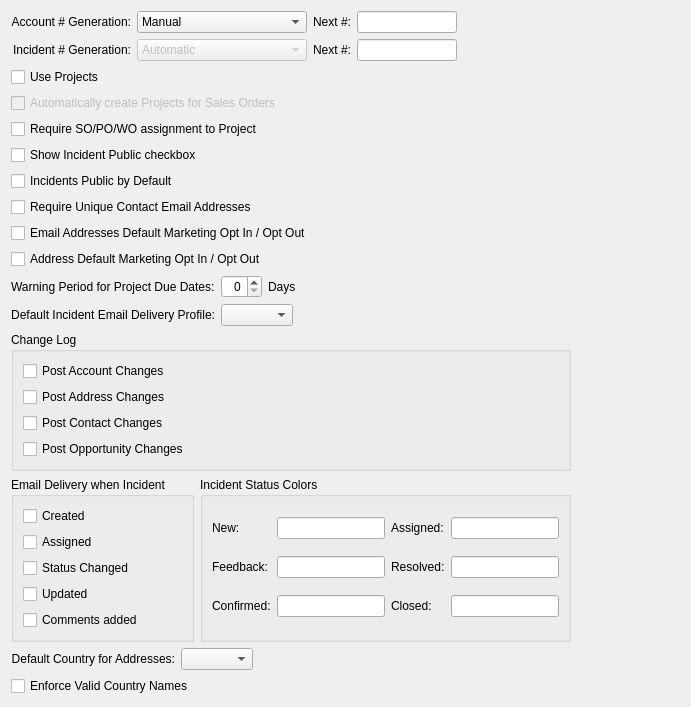
<?xml version="1.0" encoding="UTF-8"?>
<ui version="4.0">
 <comment>This file is part of the xTuple ERP: PostBooks Edition, a free and
open source Enterprise Resource Planning software suite,
Copyright (c) 1999-2014 by OpenMFG LLC, d/b/a xTuple.
It is licensed to you under the Common Public Attribution License
version 1.0, the full text of which (including xTuple-specific Exhibits)
is available at www.xtuple.com/CPAL.  By using this software, you agree
to be bound by its terms.</comment>
 <class>configureCRM</class>
 <widget class="QWidget" name="configureCRM">
  <property name="geometry">
   <rect>
    <x>0</x>
    <y>0</y>
    <width>691</width>
    <height>575</height>
   </rect>
  </property>
  <property name="windowTitle">
   <string>CRM Configuration</string>
  </property>
  <layout class="QGridLayout" name="gridLayout_3">
   <item row="0" column="0">
    <layout class="QHBoxLayout" name="horizontalLayout_4">
     <item>
      <layout class="QVBoxLayout" name="verticalLayout_3">
       <item>
        <layout class="QVBoxLayout" name="verticalLayout_2">
         <item>
          <layout class="QHBoxLayout" name="horizontalLayout_2">
           <item>
            <layout class="QGridLayout" name="gridLayout_2">
             <item row="0" column="0">
              <widget class="QLabel" name="_acctGenerationLit">
               <property name="text">
                <string>Account # Generation:</string>
               </property>
               <property name="alignment">
                <set>Qt::AlignRight|Qt::AlignTrailing|Qt::AlignVCenter</set>
               </property>
               <property name="buddy">
                <cstring>_acctGeneration</cstring>
               </property>
              </widget>
             </item>
             <item row="0" column="1">
              <widget class="QComboBox" name="_acctGeneration">
               <item>
                <property name="text">
                 <string>Manual</string>
                </property>
               </item>
               <item>
                <property name="text">
                 <string>Automatic</string>
                </property>
               </item>
               <item>
                <property name="text">
                 <string>Automatic, Allow Override</string>
                </property>
               </item>
              </widget>
             </item>
             <item row="0" column="2">
              <widget class="QLabel" name="_nextAcctNumberLit">
               <property name="text">
                <string>Next #:</string>
               </property>
               <property name="alignment">
                <set>Qt::AlignRight|Qt::AlignTrailing|Qt::AlignVCenter</set>
               </property>
               <property name="buddy">
                <cstring>_nextAcctNumber</cstring>
               </property>
              </widget>
             </item>
             <item row="0" column="3">
              <widget class="XLineEdit" name="_nextAcctNumber">
               <property name="minimumSize">
                <size>
                 <width>100</width>
                 <height>0</height>
                </size>
               </property>
               <property name="maximumSize">
                <size>
                 <width>100</width>
                 <height>16777215</height>
                </size>
               </property>
              </widget>
             </item>
             <item row="1" column="0">
              <widget class="QLabel" name="_incidentGenerationLit">
               <property name="text">
                <string>Incident # Generation:</string>
               </property>
               <property name="alignment">
                <set>Qt::AlignRight|Qt::AlignTrailing|Qt::AlignVCenter</set>
               </property>
               <property name="buddy">
                <cstring>_incidentGeneration</cstring>
               </property>
              </widget>
             </item>
             <item row="1" column="1">
              <widget class="QComboBox" name="_incidentGeneration">
               <property name="enabled">
                <bool>false</bool>
               </property>
               <item>
                <property name="text">
                 <string>Automatic</string>
                </property>
               </item>
              </widget>
             </item>
             <item row="1" column="2">
              <widget class="QLabel" name="_nextInNumberLit">
               <property name="text">
                <string>Next #:</string>
               </property>
               <property name="alignment">
                <set>Qt::AlignRight|Qt::AlignTrailing|Qt::AlignVCenter</set>
               </property>
               <property name="buddy">
                <cstring>_nextInNumber</cstring>
               </property>
              </widget>
             </item>
             <item row="1" column="3">
              <widget class="XLineEdit" name="_nextInNumber">
               <property name="minimumSize">
                <size>
                 <width>100</width>
                 <height>0</height>
                </size>
               </property>
               <property name="maximumSize">
                <size>
                 <width>100</width>
                 <height>16777215</height>
                </size>
               </property>
              </widget>
             </item>
            </layout>
           </item>
           <item>
            <spacer name="horizontalSpacer_2">
             <property name="orientation">
              <enum>Qt::Horizontal</enum>
             </property>
             <property name="sizeHint" stdset="0">
              <size>
               <width>40</width>
               <height>20</height>
              </size>
             </property>
            </spacer>
           </item>
          </layout>
         </item>
         <item>
          <layout class="QVBoxLayout" name="verticalLayout">
           <item>
            <widget class="QCheckBox" name="_useProjects">
             <property name="text">
              <string>Use Projects</string>
             </property>
            </widget>
           </item>
           <item>
            <widget class="QCheckBox" name="_autoCreate">
             <property name="enabled">
              <bool>false</bool>
             </property>
             <property name="text">
              <string>Automatically create Projects for Sales Orders</string>
             </property>
            </widget>
           </item>
           <item>
            <widget class="QCheckBox" name="_requireProjectAssignment">
             <property name="toolTip">
              <string>Require assignment of a Project # to Sales Order/Purchase Order/Work Order</string>
             </property>
             <property name="text">
              <string>Require SO/PO/WO assignment to Project</string>
             </property>
            </widget>
           </item>
           <item>
            <widget class="QCheckBox" name="_incidentsPublicShow">
             <property name="text">
              <string>Show Incident Public checkbox</string>
             </property>
            </widget>
           </item>
           <item>
            <widget class="QCheckBox" name="_incidentsPublicDefault">
             <property name="text">
              <string>Incidents Public by Default</string>
             </property>
            </widget>
           </item>
           <item>
            <widget class="QCheckBox" name="_requireUniqueEmails">
             <property name="toolTip">
              <string>Require unique email addresses across Contacts.  System checks uniqueness when activating this setting.</string>
             </property>
             <property name="text">
              <string>Require Unique Contact Email Addresses</string>
             </property>
            </widget>
           </item>
           <item>
            <widget class="QCheckBox" name="_defaultEmailopt">
             <property name="toolTip">
              <string>When adding email addresses default the Opt In/Opt out setting for that email (check yes to opt in).</string>
             </property>
             <property name="text">
              <string>Email Addresses Default Marketing Opt In / Opt Out</string>
             </property>
            </widget>
           </item>
           <item>
            <widget class="QCheckBox" name="_defaultAddropt">
             <property name="toolTip">
              <string>When adding postal addresses default the Opt In/Opt out setting for that address (check yes to opt in).</string>
             </property>
             <property name="text">
              <string>Address Default Marketing Opt In / Opt Out</string>
             </property>
            </widget>
           </item>
           <item>
            <layout class="QHBoxLayout" name="horizontalLayout_5">
             <item>
              <widget class="XLabel" name="_projectWarningLit">
               <property name="text">
                <string>Warning Period for Project Due Dates:</string>
               </property>
              </widget>
             </item>
             <item>
              <widget class="XSpinBox" name="_projectWarningDays">
               <property name="alignment">
                <set>Qt::AlignRight|Qt::AlignTrailing|Qt::AlignVCenter</set>
               </property>
              </widget>
             </item>
             <item>
              <widget class="XLabel" name="_projectWarningDaysLit">
               <property name="text">
                <string>Days</string>
               </property>
              </widget>
             </item>
             <item>
              <spacer name="horizontalSpacer_4">
               <property name="orientation">
                <enum>Qt::Horizontal</enum>
               </property>
               <property name="sizeHint" stdset="0">
                <size>
                 <width>40</width>
                 <height>20</height>
                </size>
               </property>
              </spacer>
             </item>
            </layout>
           </item>
           <item>
            <layout class="QHBoxLayout">
             <item>
              <widget class="QLabel" name="_incdtEmailProfileLit">
               <property name="text">
                <string>Default Incident Email Delivery Profile:</string>
               </property>
               <property name="alignment">
                <set>Qt::AlignRight|Qt::AlignTrailing|Qt::AlignVCenter</set>
               </property>
               <property name="buddy">
                <cstring>_incdtEmailProfile</cstring>
               </property>
              </widget>
             </item>
             <item>
              <widget class="XComboBox" name="_incdtEmailProfile">
               <property name="allowNull">
                <bool>true</bool>
               </property>
              </widget>
             </item>
             <item>
              <spacer>
               <property name="orientation">
                <enum>Qt::Horizontal</enum>
               </property>
               <property name="sizeHint" stdset="0">
                <size>
                 <width>0</width>
                 <height>20</height>
                </size>
               </property>
              </spacer>
             </item>
            </layout>
           </item>
          </layout>
         </item>
         <item>
          <widget class="QGroupBox" name="_changeLog">
           <property name="title">
            <string>Change Log</string>
           </property>
           <layout class="QVBoxLayout" name="vboxLayout_9">
            <item>
             <widget class="QCheckBox" name="_accountChangeLog">
              <property name="text">
               <string>Post Account Changes</string>
              </property>
             </widget>
            </item>
            <item>
             <widget class="QCheckBox" name="_addressChangeLog">
              <property name="text">
               <string>Post Address Changes</string>
              </property>
             </widget>
            </item>
            <item>
             <widget class="QCheckBox" name="_contactChangeLog">
              <property name="text">
               <string>Post Contact Changes</string>
              </property>
             </widget>
            </item>
            <item>
             <widget class="QCheckBox" name="_opportunityChangeLog">
              <property name="text">
               <string>Post Opportunity Changes</string>
              </property>
             </widget>
            </item>
           </layout>
          </widget>
         </item>
         <item>
          <layout class="QHBoxLayout" name="horizontalLayout">
           <item>
            <widget class="QGroupBox" name="_incdtDelGroup">
             <property name="enabled">
              <bool>true</bool>
             </property>
             <property name="title">
              <string>Email Delivery when Incident</string>
             </property>
             <layout class="QGridLayout">
              <item row="0" column="0">
               <widget class="QCheckBox" name="_incdtCreated">
                <property name="text">
                 <string>Created</string>
                </property>
               </widget>
              </item>
              <item row="1" column="0">
               <widget class="QCheckBox" name="_incdtAssigned">
                <property name="text">
                 <string>Assigned</string>
                </property>
               </widget>
              </item>
              <item row="2" column="0">
               <widget class="QCheckBox" name="_incdtStatus">
                <property name="text">
                 <string>Status Changed</string>
                </property>
               </widget>
              </item>
              <item row="3" column="0">
               <widget class="QCheckBox" name="_incdtUpdated">
                <property name="text">
                 <string>Updated</string>
                </property>
               </widget>
              </item>
              <item row="4" column="0">
               <widget class="QCheckBox" name="_incdtComments">
                <property name="text">
                 <string>Comments added</string>
                </property>
               </widget>
              </item>
             </layout>
            </widget>
           </item>
           <item>
            <widget class="QGroupBox" name="_incdtStatus_2">
             <property name="title">
              <string>Incident Status Colors</string>
             </property>
             <layout class="QGridLayout" name="gridLayout_9">
              <item row="0" column="0">
               <widget class="QLabel" name="_newLit">
                <property name="text">
                 <string>New:</string>
                </property>
               </widget>
              </item>
              <item row="0" column="1">
               <widget class="XLineEdit" name="_new"/>
              </item>
              <item row="0" column="2">
               <widget class="QLabel" name="_assignedLit">
                <property name="text">
                 <string>Assigned:</string>
                </property>
               </widget>
              </item>
              <item row="0" column="3">
               <widget class="XLineEdit" name="_assigned"/>
              </item>
              <item row="1" column="0">
               <widget class="QLabel" name="_feedbackLit">
                <property name="text">
                 <string>Feedback:</string>
                </property>
               </widget>
              </item>
              <item row="1" column="1">
               <widget class="XLineEdit" name="_feedback"/>
              </item>
              <item row="1" column="2">
               <widget class="QLabel" name="_resolvedLit">
                <property name="text">
                 <string>Resolved:</string>
                </property>
               </widget>
              </item>
              <item row="1" column="3">
               <widget class="XLineEdit" name="_resolved"/>
              </item>
              <item row="2" column="0">
               <widget class="QLabel" name="_confirmedLit">
                <property name="text">
                 <string>Confirmed:</string>
                </property>
               </widget>
              </item>
              <item row="2" column="1">
               <widget class="XLineEdit" name="_confirmed"/>
              </item>
              <item row="2" column="2">
               <widget class="QLabel" name="_closedLit">
                <property name="text">
                 <string>Closed:</string>
                </property>
               </widget>
              </item>
              <item row="2" column="3">
               <widget class="XLineEdit" name="_closed"/>
              </item>
             </layout>
            </widget>
           </item>
          </layout>
         </item>
         <item>
          <layout class="QHBoxLayout" name="horizontalLayout_3">
           <item>
            <widget class="XLabel" name="_countryLit">
             <property name="text">
              <string>Default Country for Addresses:</string>
             </property>
             <property name="alignment">
              <set>Qt::AlignRight|Qt::AlignTrailing|Qt::AlignVCenter</set>
             </property>
             <property name="buddy">
              <cstring>_country</cstring>
             </property>
            </widget>
           </item>
           <item>
            <widget class="XComboBox" name="_country">
             <property name="allowNull">
              <bool>true</bool>
             </property>
             <property name="nullStr">
              <string>[ no default ]</string>
             </property>
             <property name="type">
              <enum>XComboBox::Countries</enum>
             </property>
            </widget>
           </item>
           <item>
            <spacer name="horizontalSpacer">
             <property name="orientation">
              <enum>Qt::Horizontal</enum>
             </property>
             <property name="sizeHint" stdset="0">
              <size>
               <width>40</width>
               <height>20</height>
              </size>
             </property>
            </spacer>
           </item>
          </layout>
         </item>
         <item>
          <widget class="XCheckBox" name="_strictCountries">
           <property name="text">
            <string>Enforce Valid Country Names</string>
           </property>
           <property name="forgetful">
            <bool>true</bool>
           </property>
          </widget>
         </item>
        </layout>
       </item>
       <item>
        <spacer name="verticalSpacer">
         <property name="orientation">
          <enum>Qt::Vertical</enum>
         </property>
         <property name="sizeHint" stdset="0">
          <size>
           <width>20</width>
           <height>0</height>
          </size>
         </property>
        </spacer>
       </item>
      </layout>
     </item>
     <item>
      <spacer name="horizontalSpacer_3">
       <property name="orientation">
        <enum>Qt::Horizontal</enum>
       </property>
       <property name="sizeHint" stdset="0">
        <size>
         <width>0</width>
         <height>20</height>
        </size>
       </property>
      </spacer>
     </item>
    </layout>
   </item>
  </layout>
 </widget>
 <customwidgets>
  <customwidget>
   <class>XCheckBox</class>
   <extends>QCheckBox</extends>
   <header>xcheckbox.h</header>
  </customwidget>
  <customwidget>
   <class>XComboBox</class>
   <extends>QComboBox</extends>
   <header>xcombobox.h</header>
  </customwidget>
  <customwidget>
   <class>XLabel</class>
   <extends>QLabel</extends>
   <header>xlabel.h</header>
  </customwidget>
  <customwidget>
   <class>XLineEdit</class>
   <extends>QLineEdit</extends>
   <header>xlineedit.h</header>
   <container>1</container>
  </customwidget>
  <customwidget>
   <class>XSpinBox</class>
   <extends>QSpinBox</extends>
   <header>xspinbox.h</header>
  </customwidget>
 </customwidgets>
 <tabstops>
  <tabstop>_acctGeneration</tabstop>
  <tabstop>_nextAcctNumber</tabstop>
  <tabstop>_incidentGeneration</tabstop>
  <tabstop>_nextInNumber</tabstop>
  <tabstop>_useProjects</tabstop>
  <tabstop>_autoCreate</tabstop>
  <tabstop>_opportunityChangeLog</tabstop>
  <tabstop>_incidentsPublicShow</tabstop>
  <tabstop>_incidentsPublicDefault</tabstop>
  <tabstop>_incdtEmailProfile</tabstop>
  <tabstop>_incdtCreated</tabstop>
  <tabstop>_incdtAssigned</tabstop>
  <tabstop>_incdtStatus</tabstop>
  <tabstop>_incdtUpdated</tabstop>
  <tabstop>_incdtComments</tabstop>
  <tabstop>_new</tabstop>
  <tabstop>_feedback</tabstop>
  <tabstop>_confirmed</tabstop>
  <tabstop>_assigned</tabstop>
  <tabstop>_resolved</tabstop>
  <tabstop>_closed</tabstop>
  <tabstop>_country</tabstop>
  <tabstop>_strictCountries</tabstop>
 </tabstops>
 <resources/>
 <connections>
  <connection>
   <sender>_useProjects</sender>
   <signal>toggled(bool)</signal>
   <receiver>_autoCreate</receiver>
   <slot>setEnabled(bool)</slot>
   <hints>
    <hint type="sourcelabel">
     <x>269</x>
     <y>93</y>
    </hint>
    <hint type="destinationlabel">
     <x>246</x>
     <y>117</y>
    </hint>
   </hints>
  </connection>
 </connections>
</ui>
